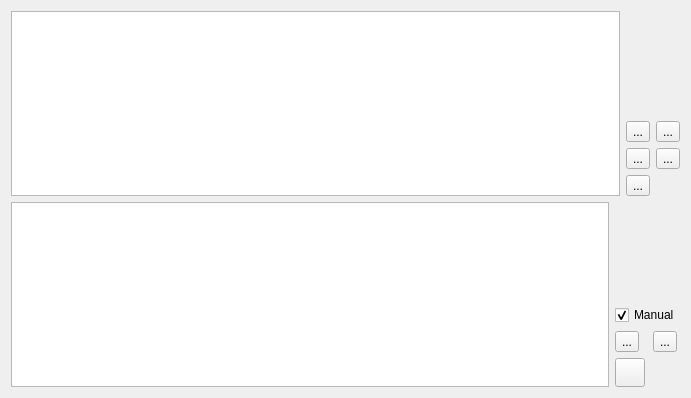
<?xml version="1.0" encoding="UTF-8"?>
<ui version="4.0">
 <class>ScatterDataEditor</class>
 <widget class="QWidget" name="ScatterDataEditor">
  <property name="geometry">
   <rect>
    <x>0</x>
    <y>0</y>
    <width>691</width>
    <height>398</height>
   </rect>
  </property>
  <property name="sizePolicy">
   <sizepolicy hsizetype="Preferred" vsizetype="Preferred">
    <horstretch>0</horstretch>
    <verstretch>0</verstretch>
   </sizepolicy>
  </property>
  <property name="minimumSize">
   <size>
    <width>300</width>
    <height>0</height>
   </size>
  </property>
  <property name="windowTitle">
   <string>Bubbles Editor</string>
  </property>
  <layout class="QVBoxLayout" name="verticalLayout">
   <item>
    <layout class="QHBoxLayout" name="horizontalLayout">
     <item>
      <widget class="KoChart::ChartTableView" name="tableView"/>
     </item>
     <item>
      <layout class="QGridLayout" name="gridLayout_2">
       <item row="1" column="0">
        <widget class="QToolButton" name="insertColumnBefore">
         <property name="toolTip">
          <string>Insert data column before selected column</string>
         </property>
         <property name="text">
          <string>...</string>
         </property>
         <property name="icon">
          <iconset theme="edit-table-insert-column-left">
           <normaloff>.</normaloff>.</iconset>
         </property>
         <property name="iconSize">
          <size>
           <width>22</width>
           <height>22</height>
          </size>
         </property>
        </widget>
       </item>
       <item row="2" column="1">
        <widget class="QToolButton" name="insertRowBelow">
         <property name="toolTip">
          <string>Insert data row below selected row</string>
         </property>
         <property name="text">
          <string>...</string>
         </property>
         <property name="icon">
          <iconset theme="edit-table-insert-row-under">
           <normaloff>.</normaloff>.</iconset>
         </property>
         <property name="iconSize">
          <size>
           <width>22</width>
           <height>22</height>
          </size>
         </property>
        </widget>
       </item>
       <item row="2" column="0">
        <widget class="QToolButton" name="insertRowAbove">
         <property name="toolTip">
          <string>Insert data row above selected row</string>
         </property>
         <property name="text">
          <string>...</string>
         </property>
         <property name="icon">
          <iconset theme="edit-table-insert-row-above">
           <normaloff>.</normaloff>.</iconset>
         </property>
         <property name="iconSize">
          <size>
           <width>22</width>
           <height>22</height>
          </size>
         </property>
        </widget>
       </item>
       <item row="1" column="1">
        <widget class="QToolButton" name="insertColumnAfter">
         <property name="toolTip">
          <string>Insert data column after selected column</string>
         </property>
         <property name="text">
          <string>...</string>
         </property>
         <property name="icon">
          <iconset theme="edit-table-insert-column-right">
           <normaloff>.</normaloff>.</iconset>
         </property>
         <property name="iconSize">
          <size>
           <width>22</width>
           <height>22</height>
          </size>
         </property>
        </widget>
       </item>
       <item row="3" column="0">
        <widget class="QToolButton" name="deleteSelection">
         <property name="toolTip">
          <string>Delete selection</string>
         </property>
         <property name="text">
          <string>...</string>
         </property>
         <property name="icon">
          <iconset theme="edit-delete">
           <normaloff>.</normaloff>.</iconset>
         </property>
         <property name="iconSize">
          <size>
           <width>22</width>
           <height>22</height>
          </size>
         </property>
        </widget>
       </item>
       <item row="0" column="0">
        <spacer name="verticalSpacer">
         <property name="orientation">
          <enum>Qt::Vertical</enum>
         </property>
         <property name="sizeHint" stdset="0">
          <size>
           <width>20</width>
           <height>40</height>
          </size>
         </property>
        </spacer>
       </item>
      </layout>
     </item>
    </layout>
   </item>
   <item>
    <layout class="QHBoxLayout" name="horizontalLayout_2">
     <item>
      <widget class="QTableView" name="dataSetView">
       <property name="sizePolicy">
        <sizepolicy hsizetype="Expanding" vsizetype="Expanding">
         <horstretch>0</horstretch>
         <verstretch>0</verstretch>
        </sizepolicy>
       </property>
       <property name="maximumSize">
        <size>
         <width>16777215</width>
         <height>16777215</height>
        </size>
       </property>
       <property name="selectionMode">
        <enum>QAbstractItemView::SingleSelection</enum>
       </property>
      </widget>
     </item>
     <item>
      <layout class="QGridLayout" name="gridLayout">
       <item row="1" column="0" colspan="2">
        <widget class="QCheckBox" name="manualControl">
         <property name="toolTip">
          <string>Manual control of data sets</string>
         </property>
         <property name="text">
          <string>Manual</string>
         </property>
         <property name="checked">
          <bool>true</bool>
         </property>
        </widget>
       </item>
       <item row="3" column="0">
        <widget class="QToolButton" name="removeDataSet">
         <property name="toolTip">
          <string>Remove data set</string>
         </property>
         <property name="text">
          <string/>
         </property>
         <property name="icon">
          <iconset theme="edit-table-delete-row">
           <normaloff>.</normaloff>.</iconset>
         </property>
         <property name="iconSize">
          <size>
           <width>22</width>
           <height>22</height>
          </size>
         </property>
        </widget>
       </item>
       <item row="2" column="0">
        <widget class="QToolButton" name="addDataSetAfter">
         <property name="toolTip">
          <string>Add data set after selected data set</string>
         </property>
         <property name="text">
          <string>...</string>
         </property>
         <property name="icon">
          <iconset theme="edit-table-insert-row-below">
           <normaloff>.</normaloff>.</iconset>
         </property>
         <property name="iconSize">
          <size>
           <width>22</width>
           <height>22</height>
          </size>
         </property>
        </widget>
       </item>
       <item row="2" column="1">
        <widget class="QToolButton" name="addDataSetBefore">
         <property name="toolTip">
          <string>Add data set after selected data set</string>
         </property>
         <property name="text">
          <string>...</string>
         </property>
         <property name="icon">
          <iconset theme="edit-table-insert-row-above">
           <normaloff>.</normaloff>.</iconset>
         </property>
         <property name="iconSize">
          <size>
           <width>22</width>
           <height>22</height>
          </size>
         </property>
        </widget>
       </item>
       <item row="0" column="0">
        <spacer name="verticalSpacer_2">
         <property name="orientation">
          <enum>Qt::Vertical</enum>
         </property>
         <property name="sizeHint" stdset="0">
          <size>
           <width>20</width>
           <height>40</height>
          </size>
         </property>
        </spacer>
       </item>
      </layout>
     </item>
    </layout>
   </item>
  </layout>
 </widget>
 <customwidgets>
  <customwidget>
   <class>KoChart::ChartTableView</class>
   <extends>QTableView</extends>
   <header>ChartTableView.h</header>
  </customwidget>
 </customwidgets>
 <resources/>
 <connections/>
</ui>
